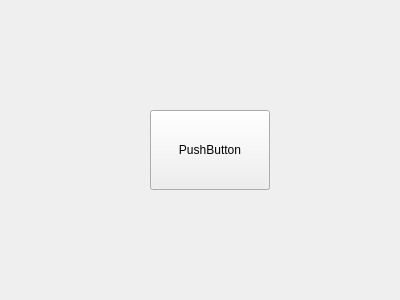
<?xml version="1.0" encoding="UTF-8"?>
<ui version="4.0">
 <class>Form</class>
 <widget class="QWidget" name="Form">
  <property name="enabled">
   <bool>true</bool>
  </property>
  <property name="geometry">
   <rect>
    <x>0</x>
    <y>0</y>
    <width>400</width>
    <height>300</height>
   </rect>
  </property>
  <property name="windowTitle">
   <string>Form</string>
  </property>
  <property name="toolTip">
   <string>Qt::CustomizeWindowHint | Qt::WindowTitleHint</string>
  </property>
  <property name="toolTipDuration">
   <number>0</number>
  </property>
  <property name="whatsThis">
   <string>Qt::CustomizeWindowHint | Qt::WindowTitleHint</string>
  </property>
  <widget class="QGroupBox" name="groupBox">
   <property name="geometry">
    <rect>
     <x>150</x>
     <y>110</y>
     <width>120</width>
     <height>80</height>
    </rect>
   </property>
   <property name="title">
    <string>GroupBox</string>
   </property>
   <widget class="QPushButton" name="pushButton">
    <property name="geometry">
     <rect>
      <x>0</x>
      <y>0</y>
      <width>120</width>
      <height>80</height>
     </rect>
    </property>
    <property name="text">
     <string>PushButton</string>
    </property>
   </widget>
  </widget>
 </widget>
 <resources/>
 <connections/>
</ui>
